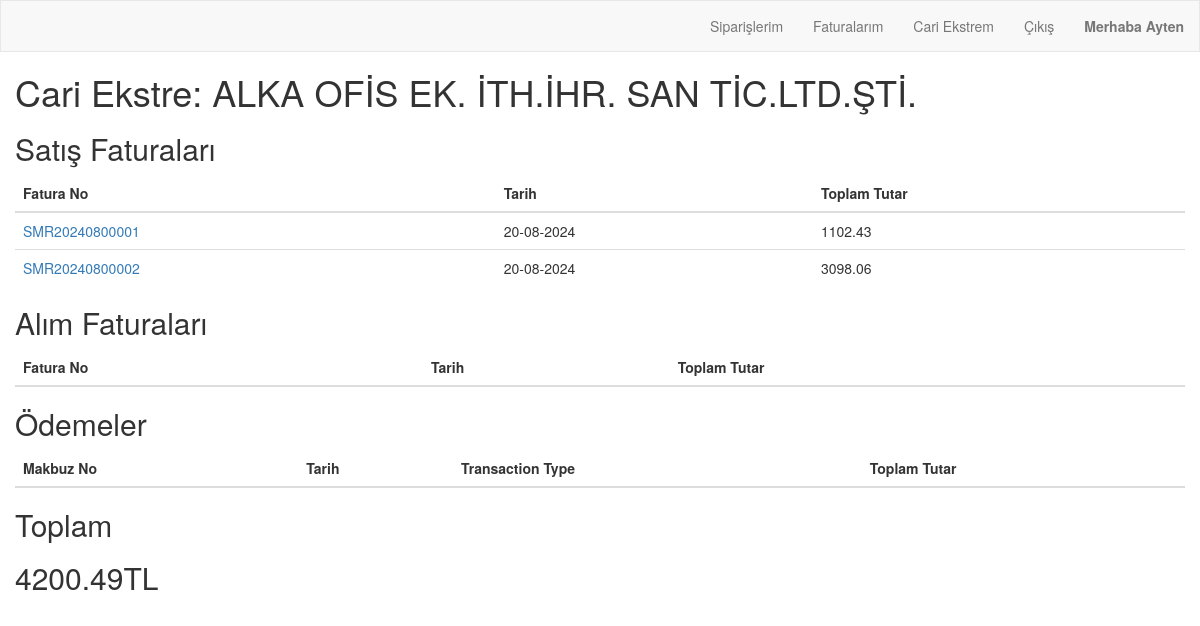
Screenshot of /order/customer/user_financial/ (signed in) with the database file from the repository.
### order/models.py (models this page shows, shortened)
class Customer(models.Model):
    user = models.ForeignKey(User, on_delete=models.CASCADE, related_name="user_customers",blank=True,null=True)
    customerCode = models.CharField(max_length=50)
    companyName = models.CharField(max_length=50)
    taxOffice = models.CharField(max_length=50)
    tax_number = models.CharField(max_length=50, blank=True)
    name = models.CharField(max_length=50, blank=True)
    middleName = models.CharField(max_length=50, blank=True)
    surname = models.CharField(max_length=50, blank=True)
    city = models.CharField(max_length=50)
    district = models.CharField(max_length=50)
    adress = models.CharField(max_length=250, blank=True)
    shipping_adress=models.CharField(max_length=250, blank=True)
    country = models.CharField(max_length=50, blank=True, default="Türkiye")
    email = models.EmailField(blank=True)
    telephone = models.CharField(max_length=11, blank=True)
    customerType = models.CharField(max_length=50, blank=True)
    contactPerson = models.CharField(max_length=50, blank=True)
    E_invoice=models.BooleanField(default=True)

class Invoice(models.Model):
    invoice_number = models.CharField(max_length=20, unique=True, blank=True)
    order = models.OneToOneField(Order, on_delete=models.CASCADE, related_name="invoice")
    invoice_date = models.DateTimeField(auto_now_add=True)
    billing_address = models.CharField(max_length=250, blank=True)
    total_amount = models.DecimalField(max_digits=10, decimal_places=2, blank=True, default=0)
    total_discount = models.DecimalField(max_digits=10, decimal_places=2, blank=True, default=0)
    tax_amount = models.DecimalField(max_digits=10, decimal_places=2, blank=True, default=0)
    grand_total = models.DecimalField(max_digits=10, decimal_places=2, blank=True, default=0)
    grand_total_USD = models.DecimalField(max_digits=10, decimal_places=2, blank=True, default=0)
    grand_total_EUR = models.DecimalField(max_digits=10, decimal_places=2, blank=True, default=0)
    status = models.CharField(max_length=50, default='Pending')
    published = models.BooleanField(default=False)

### order/views.py (the view)
# urls.py: path('customer/user_financial/', views.user_financial, name='user_financial'),
@login_required
def user_financial(request):
    customer = get_object_or_404(Customer, user=request.user)
    invoices = Invoice.objects.filter(order__customer=customer)
    payments = PaymentReceipt.objects.filter(customer=customer)
    buyinginvoices=BuyingInvoice.objects.filter(customer=customer)
    total_invoiced = sum(invoice.grand_total for invoice in invoices)
    total_payments = sum(payment.amount for payment in payments)
    total_buyinginvoices=sum(buyinginvoice.grand_total_tl for buyinginvoice in buyinginvoices )
    total_balance = total_invoiced - total_buyinginvoices - total_payments
    context = {
        'customer': customer,
        'invoices': invoices,
        'payments': payments,
        'buyinginvoices':buyinginvoices,
        'total_balance': total_balance
    }
    return render(request, 'order/user_financial.html', context)

### order/Templates/order/user_financial.html (shortened to what this page needs)
{% extends "order/navbar.html" %}
{% block content %}
<body>
    <h1>Cari Ekstre: {{ customer.companyName }}</h1>
    <h2>Satış Faturaları</h2>
    <table class="table">
        <thead>
            <tr>
                <th>Fatura No</th>
                <th>Tarih</th>
                <th>Toplam Tutar</th>
            </tr>
        </thead>
        <tbody>
            {% for invoice in invoices %}
            <tr>
                <td><a href="{% url 'order:invoice_detail' invoice.invoice_number %}">{{ invoice.invoice_number }}</td>
                <td>{{ invoice.invoice_date|date:"d-m-Y" }}</td>
                <td>{{ invoice.grand_total }}</td>
            </tr>
            {% endfor %}
        </tbody>
    </table>
    <h2>Alım Faturaları</h2>
    <table class="table">
        <thead>
            <tr>
                <th>Fatura No</th>
                <th>Tarih</th>
                <th>Toplam Tutar</th>
            </tr>
        </thead>
    </table>
    <h2>Ödemeler</h2>
    <table class="table">
        <thead>
            <tr>
                <th>Makbuz No</th>
                <th>Tarih</th>
                <th>Transaction Type</th>
                <th>Toplam Tutar</th>
            </tr>
        </thead>
    </table>
    <h2>Toplam</h2>
    <h2>{{ total_balance }}TL</h2>
</body>
</html>
{% endblock %}

### order/Templates/order/navbar.html (shortened to what this page needs)
<!DOCTYPE html>
{% load static %}
<html lang="en">
<head>
    <link rel="stylesheet" href="https://maxcdn.bootstrapcdn.com/bootstrap/3.3.7/css/bootstrap.min.css">
</head>
<body>
    <nav class="navbar navbar-default">
        <div class="container-custom">
            <div class="navbar-header">
                <a class="navbar-brand brand-font" href="{% url 'order:main' %}">
                </a>
            </div>
            <ul class="nav navbar-nav navbar-right">
                {% if user.is_authenticated %}
                    {% if user.is_staff %}
                        <li><a href="{% url 'order:customer_listed' %}">Müşteriler</a></li>
                        <li><a href="{% url 'order:search' %}">Ürünler</a></li>
                        <li><a href="{% url 'order:order_list' %}">Siparişler</a></li>
                        <li><a href="{% url 'order:invoice_list' %}">Faturalar</a></li>
                        <li><a href="{% url 'order:supplier_listed' %}">Tedarikçiler</a></li>
                        <li><a href="{% url 'order:buying_invoice_list' %}">Alım Faturaları</a></li>
                        <li><a href="{% url 'order:payment_receipt_list' %}">Kasa İşlemleri</a></li>
                        <li><a href="{% url 'order:accounts_list' %}">Banka Hesapları</a></li>
                        <li><a href="{% url 'order:make_production' %}">Üretim Listesi</a></li>
                        <li><a href="{% url 'order:comparison' %}">Tablo</a></li>
                    {% else %}
                        <li><a href="{% url 'order:user_order_list' %}">Siparişlerim</a></li>
                        <li><a href="{% url 'order:user_invoice_list' %}">Faturalarım</a></li>
                        <li><a href="{% url 'order:user_financial' %}">Cari Ekstrem</a></li>
                    {% endif %}
                    <li><a href="{% url 'users:logout' %}">Çıkış</a></li>
                    {% if not user.is_staff %}
                        <li><a href="{% url 'order:customer_update_request' user.pk %}"> <b>Merhaba {{user.username}}</b></a></li>
                    {% else %}
                        <li> <b>Kullanıcı: {{user.username}}</li>
                    {% endif %}
                {% else %}
                    <li><a href="{% url 'users:login' %}">Giriş</a></li>
                    <li><a href="">Üye Ol</a></li>
                {% endif %}
            </ul>
        </div>
    </nav>
    <div class="container-custom">
        {% block content %}
        {% endblock %}
</body>
</html>

### order/Templates/order/navbar.html (style rules this page uses)
.container-custom { padding-left: 15px; padding-right: 15px; }
.navbar-default { margin: 0; border-radius: 0; }

### rows the page displays
Customer: companyName "ALKA OFİS EK. İTH.İHR. SAN TİC.LTD.ŞTİ."
Invoice: invoice_number "SMR20240800001", invoice_date "20-08-2024", grand_total "1102.43"
Invoice: invoice_number "SMR20240800002", invoice_date "20-08-2024", grand_total "3098.06"

### other values shown
{{ user.username }} "Ayten"
{{ total_balance }} "4200.49"
